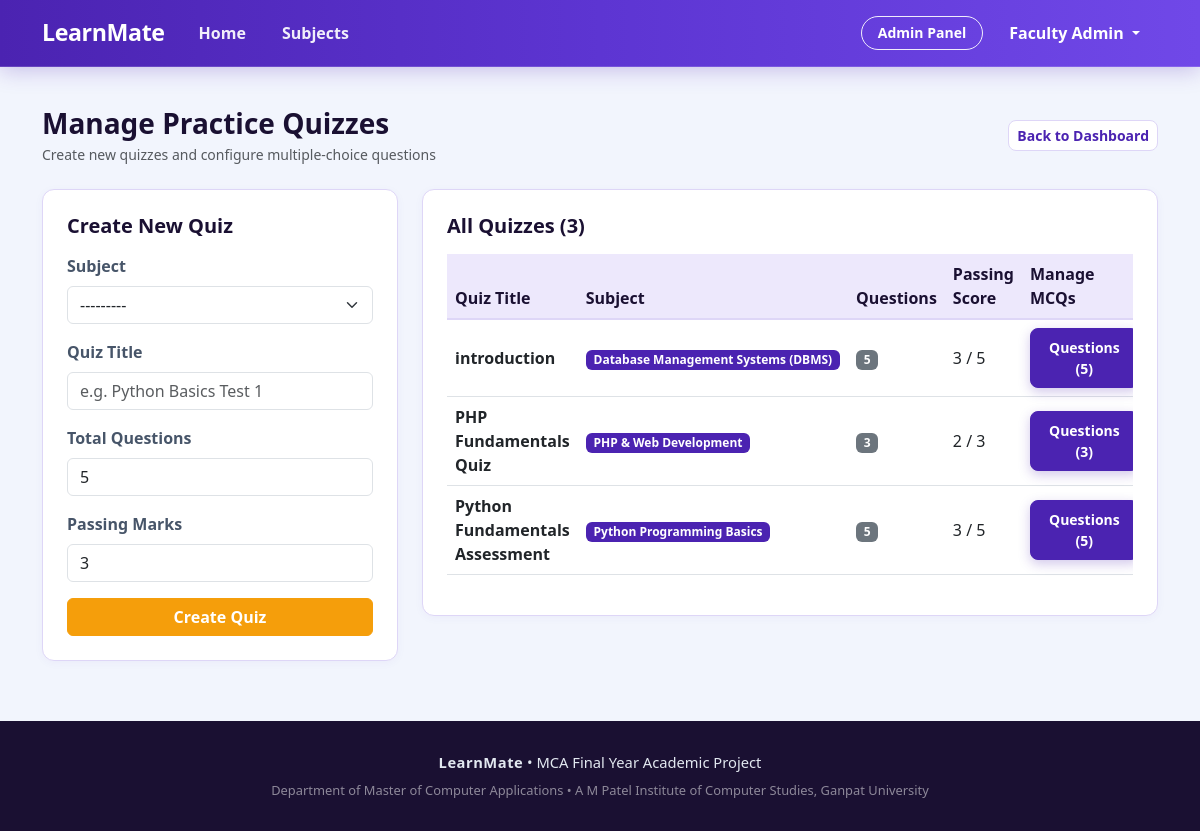
Screenshot of /admin-panel/quizzes/ (signed in) with the database file from the repository.
### main_app/models.py (models this page shows, shortened)
class Subject(models.Model):
    subject_id = models.AutoField(primary_key=True)
    subject_name = models.CharField(max_length=100)
    description = models.TextField()
    image = models.ImageField(upload_to='subjects/', null=True, blank=True, help_text="Upload subject cover image")
    image_url = models.URLField(max_length=500, null=True, blank=True, help_text="Or paste direct web image URL")
    created_by = models.ForeignKey(User, on_delete=models.CASCADE, related_name='subjects_created')
    created_at = models.DateTimeField(auto_now_add=True)
    def __str__(self):
        return self.subject_name
    class Meta:
        db_table = 'subject'
        verbose_name = 'Subject'
        verbose_name_plural = 'Subjects'

class Quiz(models.Model):
    quiz_id = models.AutoField(primary_key=True)
    subject = models.ForeignKey(Subject, on_delete=models.CASCADE, related_name='quizzes')
    quiz_title = models.CharField(max_length=150)
    total_questions = models.IntegerField(default=5)
    passing_marks = models.IntegerField(default=3)
    created_by = models.ForeignKey(User, on_delete=models.CASCADE)
    created_at = models.DateTimeField(auto_now_add=True)
    class Meta:
        db_table = 'quiz'
        verbose_name = 'Quiz'
        verbose_name_plural = 'Quizzes'

### main_app/views.py (the view)
# urls.py: path('admin-panel/quizzes/', views.admin_manage_quizzes, name='admin_manage_quizzes'),
@login_required
@user_passes_test(is_admin)
def admin_manage_quizzes(request):
    quizzes = Quiz.objects.all().select_related('subject').annotate(num_questions=Count('questions')).order_by('-created_at')
    if request.method == 'POST':
        form = QuizForm(request.POST)
        if form.is_valid():
            quiz = form.save(commit=False)
            quiz.created_by = request.user
            quiz.save()
            messages.success(request, f"Quiz '{quiz.quiz_title}' created successfully!")
            return redirect('admin_manage_quizzes')
        else:
            messages.error(request, "Failed to create quiz. Please check the form errors below.")
    else:
        form = QuizForm()
    return render(request, 'admin_panel/manage_quizzes.html', {'quizzes': quizzes, 'form': form})

### main_app/forms.py
class QuizForm(forms.ModelForm):
    class Meta:
        model = Quiz
        fields = ['subject', 'quiz_title', 'total_questions', 'passing_marks']
        widgets = {
            'subject': forms.Select(attrs={'class': 'form-select'}),
            'quiz_title': forms.TextInput(attrs={'class': 'form-control', 'placeholder': 'e.g. Python Basics Test 1'}),
            'total_questions': forms.NumberInput(attrs={'class': 'form-control'}),
            'passing_marks': forms.NumberInput(attrs={'class': 'form-control'}),
        }

### main_app/views.py (called while the page is built)
def is_admin(user):
    if not user.is_authenticated:
        return False
    if user.is_superuser or user.is_staff:
        return True
    try:
        return user.profile.role == 'admin'
    except Exception:
        return False

### templates/admin_panel/manage_quizzes.html (shortened to what this page needs)
{% extends 'base.html' %}
{% block content %}
<div class="container py-3">
    <div class="d-flex justify-content-between align-items-center mb-4">
        <div>
            <h3 class="fw-bold mb-1">Manage Practice Quizzes</h3>
            <p class="text-muted small mb-0">Create new quizzes and configure multiple-choice questions</p>
        </div>
        <a href="{% url 'admin_dashboard' %}" class="btn btn-outline-secondary btn-sm">
            Back to Dashboard
        </a>
    </div>
    <div class="row g-4">
        <div class="col-lg-4">
            <div class="custom-card p-4">
                <h5 class="fw-bold mb-3">Create New Quiz</h5>
                <form method="POST">
                    <div class="mb-3">
                        <label class="form-label fw-semibold">Subject</label>
                        {{ form.subject }}
                    </div>
                    <div class="mb-3">
                        <label class="form-label fw-semibold">Quiz Title</label>
                        {{ form.quiz_title }}
                    </div>
                    <div class="mb-3">
                        <label class="form-label fw-semibold">Total Questions</label>
                        {{ form.total_questions }}
                    </div>
                    <div class="mb-3">
                        <label class="form-label fw-semibold">Passing Marks</label>
                        {{ form.passing_marks }}
                    </div>
                    <button type="submit" class="btn btn-warning w-100 fw-semibold">
                        Create Quiz
                    </button>
                </form>
            </div>
        </div>
        <div class="col-lg-8">
            <div class="custom-card p-4">
                <h5 class="fw-bold mb-3">All Quizzes ({{ quizzes.count }})</h5>
                <div class="table-responsive">
                    <table class="table table-hover align-middle">
                        <thead class="table-light">
                            <tr>
                                <th>Quiz Title</th>
                                <th>Subject</th>
                                <th>Questions</th>
                                <th>Passing Score</th>
                                <th>Manage MCQs</th>
                            </tr>
                        </thead>
                        <tbody>
                            {% for q in quizzes %}
                            <tr>
                                <td><strong>{{ q.quiz_title }}</strong></td>
                                <td><span class="badge bg-primary">{{ q.subject.subject_name }}</span></td>
                                <td><span class="badge bg-secondary">{{ q.num_questions }}</span></td>
                                <td>{{ q.passing_marks }} / {{ q.total_questions }}</td>
                                <td>
                                    <a href="{% url 'admin_manage_questions' q.quiz_id %}"
                                        class="btn btn-sm btn-primary">
                                        Questions ({{ q.num_questions }})
                                    </a>
                                </td>
                            </tr>
                            {% empty %}
                            <tr>
                                <td colspan="6" class="text-center py-3 text-muted">No quizzes created yet.</td>
                            </tr>
                            {% endfor %}
                        </tbody>
                    </table>
                </div>
            </div>
        </div>
    </div>
</div>
{% endblock %}

### templates/base.html (shortened to what this page needs)
{% load static %}
<!DOCTYPE html>
<html lang="en">
<head>
    <link href="https://cdn.jsdelivr.net/npm/bootstrap@5.3.0/dist/css/bootstrap.min.css" rel="stylesheet">
    <link rel="stylesheet" href="https://cdn.jsdelivr.net/npm/bootstrap-icons@1.11.3/font/bootstrap-icons.min.css">
    <link rel="stylesheet" href="{% static 'css/style.css' %}?v=8.0">
</head>
<body>
    <nav class="navbar navbar-expand-lg navbar-custom sticky-top">
        <div class="container">
            <a class="navbar-brand" href="{% url 'home' %}">
                LearnMate
            </a>
            <div class="collapse navbar-collapse" id="navbarMain">
                <ul class="navbar-nav me-auto mb-2 mb-lg-0">
                    <li class="nav-item">
                        <a class="nav-link {% if request.resolver_match.url_name == 'home' %}active{% endif %}"
                            href="{% url 'home' %}">Home</a>
                    </li>
                    <li class="nav-item">
                        <a class="nav-link {% if request.resolver_match.url_name == 'courses' or request.resolver_match.url_name == 'course_detail' %}active{% endif %}"
                            href="{% url 'courses' %}">Subjects</a>
                    </li>
                </ul>
                <ul class="navbar-nav ms-auto align-items-center">
                    {% if user.is_authenticated %}
                    {% if user.profile.role == 'admin' or user.is_superuser %}
                    <li class="nav-item me-2">
                        <a class="btn btn-sm btn-outline-primary" href="{% url 'admin_dashboard' %}">
                            Admin Panel
                        </a>
                    </li>
                    {% else %}
                    <li class="nav-item me-2">
                        <a class="btn btn-sm btn-outline-primary" href="{% url 'dashboard' %}">
                            Dashboard
                        </a>
                    </li>
                    {% endif %}
                    <li class="nav-item dropdown">
                        <a class="nav-link dropdown-toggle font-weight-bold" href="#" id="userMenu" role="button"
                            data-bs-toggle="dropdown">
                            {{ user.first_name|default:user.username }}
                        </a>
                    </li>
                    {% endif %}
                </ul>
            </div>
        </div>
    </nav>
    <main class="py-4">
        {% block content %}{% endblock %}
    </main>
    <footer>
        <div class="container text-center">
            <div class="mb-2">
                <span class="fw-bold" style="letter-spacing: 0.5px;">LearnMate</span> • MCA Final Year Academic Project
            </div>
            <div class="small text-white-50">
                Department of Master of Computer Applications • A M Patel Institute of Computer Studies, Ganpat
                University
            </div>
        </div>
    </footer>
</body>
</html>

### static/css/style.css (style rules this page uses)
:root { --color-primary: #4b23b1; --color-primary-dark: #38178a; --color-primary-light: #ede8fc; --color-accent-periwinkle: #6e44e6; --color-dark-heading: #1a1032; --color-body-text: #475569; --color-muted-text: #6b7280; --color-bg-canvas: #f2f5fd; --color-card-surface: #ffffff; --color-border: #ded6f7; --primary-color: #4b23b1; --primary-dark: #38178a; --primary-light: #ede8fc; --secondary-color: #64748b; --accent-color: #6e44e6; --success-color: #10b981; --danger-color: #ef4444; --warning-color: #f59e0b; --background: #f2f5fd; --card-bg: #ffffff; --text-main: #1a1032; --text-body: #475569; --text-muted: #6b7280; --border-color: #ded6f7; }
body { font-family: 'Segoe UI', -apple-system, BlinkMacSystemFont, Roboto, Helvetica, Arial, sans-serif; background-color: var(--background); color: var(--text-body); min-height: 100vh; display: flex; flex-direction: column; }
h1, h2, h3, h4, h5, h6 { color: var(--color-dark-heading); font-weight: 700; }
a { color: var(--color-primary); text-decoration: none; transition: color 0.2s ease; }
main { flex: 1 0 auto; }
.navbar-custom { background: linear-gradient(90deg, #4b23b1 0%, #5d35d2 50%, #7048e8 100%) !important; border-bottom: 1px solid rgba(255, 255, 255, 0.15); box-shadow: 0 4px 20px rgba(75, 35, 177, 0.25); padding-top: 0.65rem; padding-bottom: 0.65rem; }
.navbar-custom .navbar-brand { font-weight: 800; color: #ffffff !important; font-size: 1.45rem; letter-spacing: -0.4px; display: inline-flex; align-items: center; }
.navbar-custom .nav-link { font-weight: 600; color: rgba(255, 255, 255, 0.92) !important; padding: 0.45rem 1rem !important; position: relative; border-radius: 20px; transition: all 0.2s ease; margin: 0 2px; }
.navbar-custom .btn-outline-primary, .navbar-custom .btn-outline-light { color: #ffffff !important; border: 1.5px solid rgba(255, 255, 255, 0.9) !important; background-color: transparent !important; border-radius: 20px !important; font-weight: 600; padding: 0.35rem 1rem !important; transition: all 0.2s ease; }
.navbar-custom .dropdown-toggle { color: #ffffff !important; font-weight: 600; }
.btn-primary { background-color: var(--color-primary) !important; border-color: var(--color-primary) !important; color: #ffffff !important; font-weight: 600; border-radius: 8px; padding: 8px 18px; transition: all 0.2s ease; box-shadow: 0 4px 12px rgba(75, 35, 177, 0.25); }
.btn-outline-primary { color: var(--color-primary) !important; border-color: var(--color-primary) !important; background-color: transparent !important; font-weight: 600; border-radius: 8px; transition: all 0.2s ease; }
.btn-secondary, .btn-outline-secondary { color: var(--color-primary) !important; border-color: var(--color-border) !important; background-color: #ffffff !important; font-weight: 600; border-radius: 8px; transition: all 0.2s ease; }
.btn-warning { background-color: #f59e0b !important; border-color: #f59e0b !important; color: #ffffff !important; font-weight: 600; }
.badge.bg-primary { background-color: var(--color-primary) !important; color: #ffffff !important; }
.bg-primary { background-color: var(--color-primary) !important; }
.custom-card { background: #ffffff; border: 1.5px solid var(--border-color); border-radius: 12px; box-shadow: 0 2px 10px rgba(75, 35, 177, 0.04); margin-bottom: 20px; }
.table thead.table-light th { background-color: var(--color-primary-light); color: var(--color-dark-heading); font-weight: 700; border-bottom: 2px solid var(--border-color); }
footer { background-color: var(--color-dark-heading); color: #e2e8f0; padding: 30px 0; font-size: 0.92rem; margin-top: auto; }

### rows the page displays
Subject: subject "---------"
Quiz: quiz_title "introduction", subject.subject_name "Database Management Systems (DBMS)", num_questions "5", passing_marks "3", total_questions "5"
Quiz: quiz_title "PHP Fundamentals Quiz", subject.subject_name "PHP & Web Development", num_questions "3", passing_marks "2", total_questions "3"
Quiz: quiz_title "Python Fundamentals Assessment", subject.subject_name "Python Programming Basics", num_questions "5", passing_marks "3", total_questions "5"

### other values shown
{{ user.first_name|default:user.username }} "Faculty Admin"
{{ quizzes.count }} "3"
